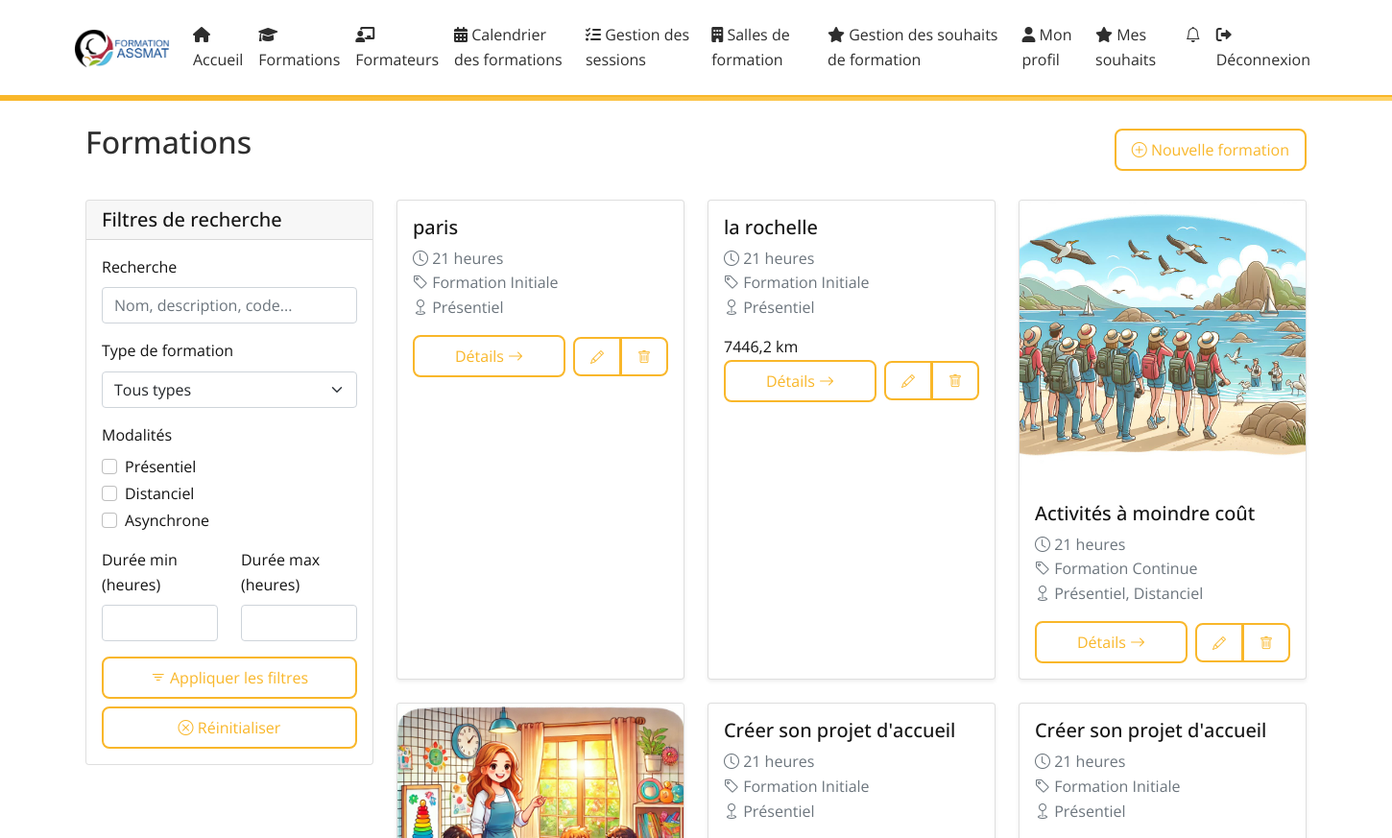
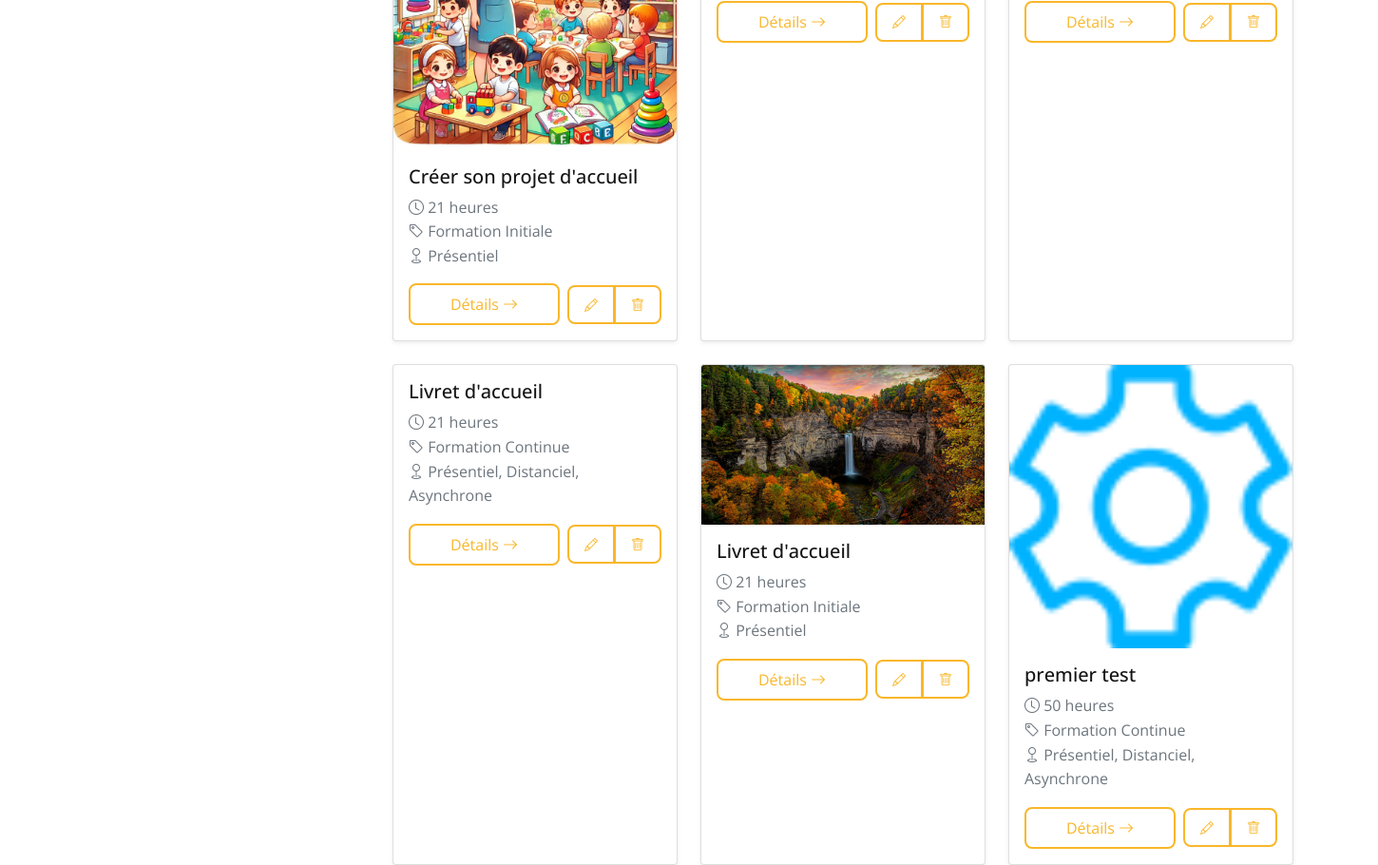
Page /formations/ (signed in) on the committed database (2 pictures, top to bottom).
### core/models.py (models this page shows, shortened)
class Formation(models.Model):
    FORMATION_TYPES = [
        ('initial', 'Formation Initiale'),
        ('continue', 'Formation Continue'),
        ('specialisation', 'Formation Spécialisation'),
    ]
    name = models.CharField(max_length=255, verbose_name="Nom de la formation")
    code_iperia = models.CharField(max_length=50, unique=True, verbose_name="Code IPERIA")
    description = models.TextField(verbose_name="Description")
    duration = models.IntegerField(help_text="Durée en heures", validators=[MinValueValidator(1)], verbose_name="Durée")
    image = models.ImageField(upload_to='formations/images/', null=True, blank=True, verbose_name="Image")
    program_file = models.FileField(upload_to='programs/', null=True, blank=True, verbose_name="Programme détaillé")
    created_at = models.DateTimeField(auto_now_add=True, verbose_name="Date de création")
    updated_at = models.DateTimeField(auto_now=True, verbose_name="Date de mise à jour")
    type = models.CharField(max_length=20, choices=FORMATION_TYPES, default='initial', verbose_name="Type de formation")
    is_presentiel = models.BooleanField(default=True, verbose_name="Présentiel")
    is_distanciel = models.BooleanField(default=False, verbose_name="Distanciel")
    is_asynchrone = models.BooleanField(default=False, verbose_name="Asynchrone")
    is_active = models.BooleanField(default=True, verbose_name="Formation active")
    city = models.CharField(max_length=100, null=True, blank=True, verbose_name="Ville")
    code_postal = models.CharField(max_length=10, null=True, blank=True, verbose_name="Code postal")
    latitude = models.FloatField(null=True, blank=True)
    longitude = models.FloatField(null=True, blank=True)
    def get_modalities_display(self):
        modalities = []
        if self.is_presentiel:
            modalities.append('Présentiel')
        if self.is_distanciel:
            modalities.append('Distanciel')
        if self.is_asynchrone:
            modalities.append('Asynchrone')
        return ', '.join(modalities)
    class Meta:
        verbose_name = "Formation"
        verbose_name_plural = "Formations"
        ordering = ['name']

### core/views.py (the view)
# urls.py: path('formations/', views.formation_list, name='formation_list'),
@login_required
def formation_list(request):
    user = request.user
    formations_qs = Formation.objects.filter(is_active=True)
    search_query = request.GET.get('search', '')
    type_filter = request.GET.get('type', '')
    is_presentiel = request.GET.get('is_presentiel', '') == 'true'
    is_distanciel = request.GET.get('is_distanciel', '') == 'true'
    is_asynchrone = request.GET.get('is_asynchrone', '') == 'true'
    min_duration = request.GET.get('min_duration', '')
    max_duration = request.GET.get('max_duration', '')
    if search_query:
        formations_qs = formations_qs.filter(
            Q(name__icontains=search_query) |
            Q(description__icontains=search_query) |
            Q(code_iperia__icontains=search_query)
        )
    if type_filter:
        formations_qs = formations_qs.filter(type=type_filter)
    if is_presentiel:
        formations_qs = formations_qs.filter(is_presentiel=True)
    if is_distanciel:
        formations_qs = formations_qs.filter(is_distanciel=True)
    if is_asynchrone:
        formations_qs = formations_qs.filter(is_asynchrone=True)
    if min_duration:
        formations_qs = formations_qs.filter(duration__gte=int(min_duration))
    if max_duration:
        formations_qs = formations_qs.filter(duration__lte=int(max_duration))
    formations_with_coords = []
    formations_without_coords = []
    for f in formations_qs:
        if f.latitude is not None and f.longitude is not None and user.latitude and user.longitude:
            distance = haversine1(user.latitude, user.longitude, f.latitude, f.longitude)
            f.distance = round(distance, 2)  # Pour affichage si besoin
            formations_with_coords.append(f)
        else:
            formations_without_coords.append(f)
    formations_with_coords.sort(key=lambda f: f.distance)
    formations = formations_with_coords + formations_without_coords
    context = {
        'formations': formations,
        'search_query': search_query,
        'type_filter': type_filter,
        'min_duration': min_duration,
        'max_duration': max_duration,
        'type_choices': Formation.FORMATION_TYPES,
    }
    return render(request, 'core/formation_list.html', context)

### core/context_processors.py (called while the page is built)
def unread_notifications(request):
    if request.user.is_authenticated:
        return {
            'unread_notifications_count': request.user.notifications.filter(is_read=False).count()
        }
    return {}

### core/utils.py (called while the page is built)
def haversine1(lat1, lon1, lat2, lon2):
    R = 6371  # Rayon de la Terre en km
    phi1 = math.radians(lat1)
    phi2 = math.radians(lat2)
    delta_phi = math.radians(lat2 - lat1)
    delta_lambda = math.radians(lon2 - lon1)
    a = math.sin(delta_phi / 2) ** 2 + \
        math.cos(phi1) * math.cos(phi2) * \
        math.sin(delta_lambda / 2) ** 2
    c = 2 * math.atan2(math.sqrt(a), math.sqrt(1 - a))
    return R * c

### core/templates/core/formation_list.html (shortened to what this page needs)
{% extends "core/base.html" %}
{% load crispy_forms_tags %}
{% block content %}
<div class="container-fluid mt-4">
    <div class="row mb-4">
        <div class="col-12 d-flex justify-content-between align-items-center">
            <h2>
                Formations
            </h2>
            {% if user.is_staff %}
                <a href="{% url 'core:formation_create' %}" class="btn btn-primary">
                    <i class="bi bi-plus-circle"></i> Nouvelle formation
                </a>
            {% endif %}
        </div>
    </div>
    <div class="row">
        <div class="col-md-3 mb-4">
            <div class="card">
                <div class="card-header">
                    <h5 class="mb-0">Filtres de recherche</h5>
                </div>
                <div class="card-body">
                    <form method="get">
                        <div class="mb-3">
                            <label for="search" class="form-label">Recherche</label>
                            <input type="text" class="form-control" id="search" name="search"
                                   placeholder="Nom, description, code..."
                                   value="{{ search_query }}">
                        </div>
                        <div class="mb-3">
                            <label for="type" class="form-label">Type de formation</label>
                            <select class="form-select" id="type" name="type">
                                <option value="">Tous types</option>
                            </select>
                        </div>
                        <div class="mb-3">
                            <label class="form-label">Modalités</label>
                            <div class="form-check">
                                <input class="form-check-input" type="checkbox"
                                       name="is_presentiel" id="is_presentiel"
                                       value="true" {% if request.GET.is_presentiel %}checked{% endif %}>
                                <label class="form-check-label" for="is_presentiel">
                                    Présentiel
                                </label>
                            </div>
                            <div class="form-check">
                                <input class="form-check-input" type="checkbox"
                                       name="is_distanciel" id="is_distanciel"
                                       value="true" {% if request.GET.is_distanciel %}checked{% endif %}>
                                <label class="form-check-label" for="is_distanciel">
                                    Distanciel
                                </label>
                            </div>
                            <div class="form-check">
                                <input class="form-check-input" type="checkbox"
                                       name="is_asynchrone" id="is_asynchrone"
                                       value="true" {% if request.GET.is_asynchrone %}checked{% endif %}>
                                <label class="form-check-label" for="is_asynchrone">
                                    Asynchrone
                                </label>
                            </div>
                        </div>
                        <div class="row mb-3">
                            <div class="col">
                                <label for="min_duration" class="form-label">Durée min (heures)</label>
                                <input type="number" class="form-control" id="min_duration"
                                       name="min_duration" value="{{ min_duration }}">
                            </div>
                            <div class="col">
                                <label for="max_duration" class="form-label">Durée max (heures)</label>
                                <input type="number" class="form-control" id="max_duration"
                                       name="max_duration" value="{{ max_duration }}">
                            </div>
                        </div>
                        <div class="d-grid gap-2">
                            <button type="submit" class="btn btn-primary">
                                <i class="bi bi-filter"></i> Appliquer les filtres
                            </button>
                            <a href="{% url 'core:formation_list' %}" class="btn btn-outline-secondary">
                                <i class="bi bi-x-circle"></i> Réinitialiser
                            </a>
                        </div>
                    </form>
                </div>
            </div>
        </div>
        <div class="col-md-9">
            {% if formations.count == 0 %}
                <div class="alert alert-info">
                    Aucune formation ne correspond à vos critères de recherche.
                </div>
            {% else %}
                <div class="row row-cols-1 row-cols-md-2 row-cols-lg-3 g-4">
                    {% for formation in formations %}
                        <div class="col">
                            <div class="card h-100 shadow-sm">
                                {% if formation.image %}
                                    <img src="{{ formation.image.url }}" class="card-img-top" alt="{{ formation.name }}">
                                {% endif %}
                                <div class="card-body">
                                    <h5 class="card-title">{{ formation.name }}</h5>
                                    <p class="card-text text-muted">
                                        <i class="bi bi-clock"></i> {{ formation.duration }} heures
                                        <br>
                                        <i class="bi bi-tag"></i> {{ formation.get_type_display }}
                                        <br>
                                        <i class="bi bi-geo"></i> {{ formation.get_modalities_display }}
                                    </p>
                                    {% if formation.distance %}
                                         <span>{{ formation.distance }} km</span>
                                    {% endif %}
                                    <div class="d-flex justify-content-between align-items-center">
                                        <a href="{% url 'core:formation_detail' pk=formation.pk %}" class="btn btn-outline-primary flex-grow-1 me-2">
                                            Détails <i class="bi bi-arrow-right"></i>
                                        </a>
                                        {% if user.is_staff %}
                                            <div class="btn-group" role="group">
                                                <a href="{% url 'core:formation_edit' pk=formation.pk %}" class="btn btn-sm btn-warning" title="Modifier">
                                                    <i class="bi bi-pencil"></i>
                                                </a>
                                                <a href="{% url 'core:formation_delete' pk=formation.pk %}" class="btn btn-sm btn-danger" title="Supprimer">
                                                    <i class="bi bi-trash"></i>
                                                </a>
                                            </div>
                                        {% endif %}
                                    </div>
                                </div>
                            </div>
                        </div>
                    {% endfor %}
                </div>
            {% endif %}
        </div>
    </div>
</div>
{% endblock %}

### core/static/core/css/custom.css (style rules this page uses)
:root { --primary-color: #F9B72A; --secondary-color: #2E2E2E; --background-color: #ffffff; --text-color: #141414; --hover-color: #fccc64; --border-radius: 8px; }
body { background-color: var(--background-color); color: var(--text-color); font-family: 'Open Sans', sans-serif; line-height: 1.6; }
img { width: 100px; height: auto; }
.auth-buttons .nav-link, .btn { border-radius: var(--border-radius); border: 2px solid var(--primary-color); color: var(--primary-color); background: transparent; padding: 0.5rem 1rem; transition: background 0.3s, color 0.3s; }
h1, h2, h3 { color: var(--secondary-color); margin-bottom: 1rem; }
a { color: var(--primary-color); text-decoration: none; }

### rows in the picture
Formation: name "paris", duration "21", type "Formation Initiale", modalities "Présentiel"
Formation: name "la rochelle", duration "21", type "Formation Initiale", modalities "Présentiel", distance "7446,2"
Formation: image (picture), name "Activités à moindre coût", duration "21", type "Formation Continue", modalities "Présentiel, Distanciel"
Formation: image (picture), name "Créer son projet d'accueil", duration "21", type "Formation Initiale", modalities "Présentiel"
Formation: name "Créer son projet d'accueil", duration "21", type "Formation Initiale", modalities "Présentiel"
Formation: name "Créer son projet d'accueil", duration "21", type "Formation Initiale", modalities "Présentiel"
Formation: name "Livret d'accueil", duration "21", type "Formation Continue", modalities "Présentiel, Distanciel, Asynchrone"
Formation: image (picture), name "Livret d'accueil", duration "21", type "Formation Initiale", modalities "Présentiel"
Formation: image (picture), name "premier test", duration "50", type "Formation Continue", modalities "Présentiel, Distanciel, Asynchrone"
